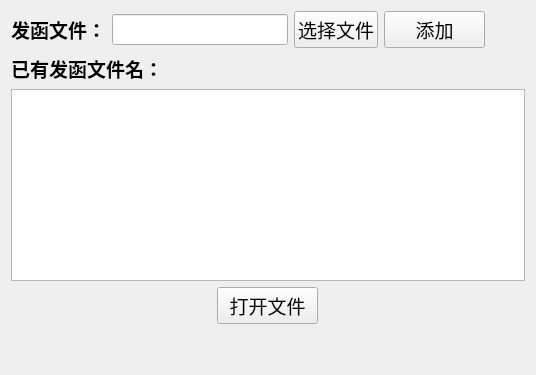
     <widget class="QWidget" name="page_fahan">
      <layout class="QGridLayout" name="gridLayout_11">
       <item row="1" column="0">
        <widget class="QLabel" name="label_62">
         <property name="font">
          <font>
           <pointsize>14</pointsize>
           <weight>75</weight>
           <bold>true</bold>
          </font>
         </property>
         <property name="text">
          <string>已有发函文件名：</string>
         </property>
        </widget>
       </item>
       <item row="3" column="0">
        <layout class="QHBoxLayout" name="horizontalLayout_3">
         <item>
          <widget class="QPushButton" name="pushButton_4">
           <property name="maximumSize">
            <size>
             <width>101</width>
             <height>16777215</height>
            </size>
           </property>
           <property name="font">
            <font>
             <pointsize>14</pointsize>
            </font>
           </property>
           <property name="focusPolicy">
            <enum>Qt::ClickFocus</enum>
           </property>
           <property name="text">
            <string>打开文件</string>
           </property>
          </widget>
         </item>
        </layout>
       </item>
       <item row="4" column="0">
        <spacer name="verticalSpacer_2">
         <property name="orientation">
          <enum>Qt::Vertical</enum>
         </property>
         <property name="sizeHint" stdset="0">
          <size>
           <width>20</width>
           <height>40</height>
          </size>
         </property>
        </spacer>
       </item>
       <item row="0" column="0">
        <layout class="QHBoxLayout" name="horizontalLayout_5">
         <item>
          <widget class="QLabel" name="label_4">
           <property name="text">
            <string>&lt;html&gt;&lt;head/&gt;&lt;body&gt;&lt;p&gt;&lt;span style=&quot; font-size:14pt; font-weight:600;&quot;&gt;发函文件：&lt;/span&gt;&lt;/p&gt;&lt;/body&gt;&lt;/html&gt;</string>
           </property>
          </widget>
         </item>
         <item>
          <widget class="QLineEdit" name="lineEdit">
           <property name="font">
            <font>
             <pointsize>14</pointsize>
            </font>
           </property>
          </widget>
         </item>
         <item>
          <widget class="QPushButton" name="pushButton_5">
           <property name="font">
            <font>
             <pointsize>14</pointsize>
            </font>
           </property>
           <property name="focusPolicy">
            <enum>Qt::ClickFocus</enum>
           </property>
           <property name="text">
            <string>选择文件</string>
           </property>
          </widget>
         </item>
         <item>
          <widget class="QPushButton" name="pushButton_6">
           <property name="minimumSize">
            <size>
             <width>101</width>
             <height>0</height>
            </size>
           </property>
           <property name="maximumSize">
            <size>
             <width>16777215</width>
             <height>16777215</height>
            </size>
           </property>
           <property name="font">
            <font>
             <pointsize>14</pointsize>
            </font>
           </property>
           <property name="focusPolicy">
            <enum>Qt::ClickFocus</enum>
           </property>
           <property name="text">
            <string>添加</string>
           </property>
          </widget>
         </item>
         <item>
          <spacer name="horizontalSpacer_3">
           <property name="orientation">
            <enum>Qt::Horizontal</enum>
           </property>
           <property name="sizeHint" stdset="0">
            <size>
             <width>40</width>
             <height>20</height>
            </size>
           </property>
          </spacer>
         </item>
        </layout>
       </item>
       <item row="2" column="0">
        <widget class="QListWidget" name="listWidget_4">
         <property name="font">
          <font>
           <pointsize>14</pointsize>
           <weight>75</weight>
           <bold>true</bold>
          </font>
         </property>
        </widget>
       </item>
      </layout>
     </widget>
